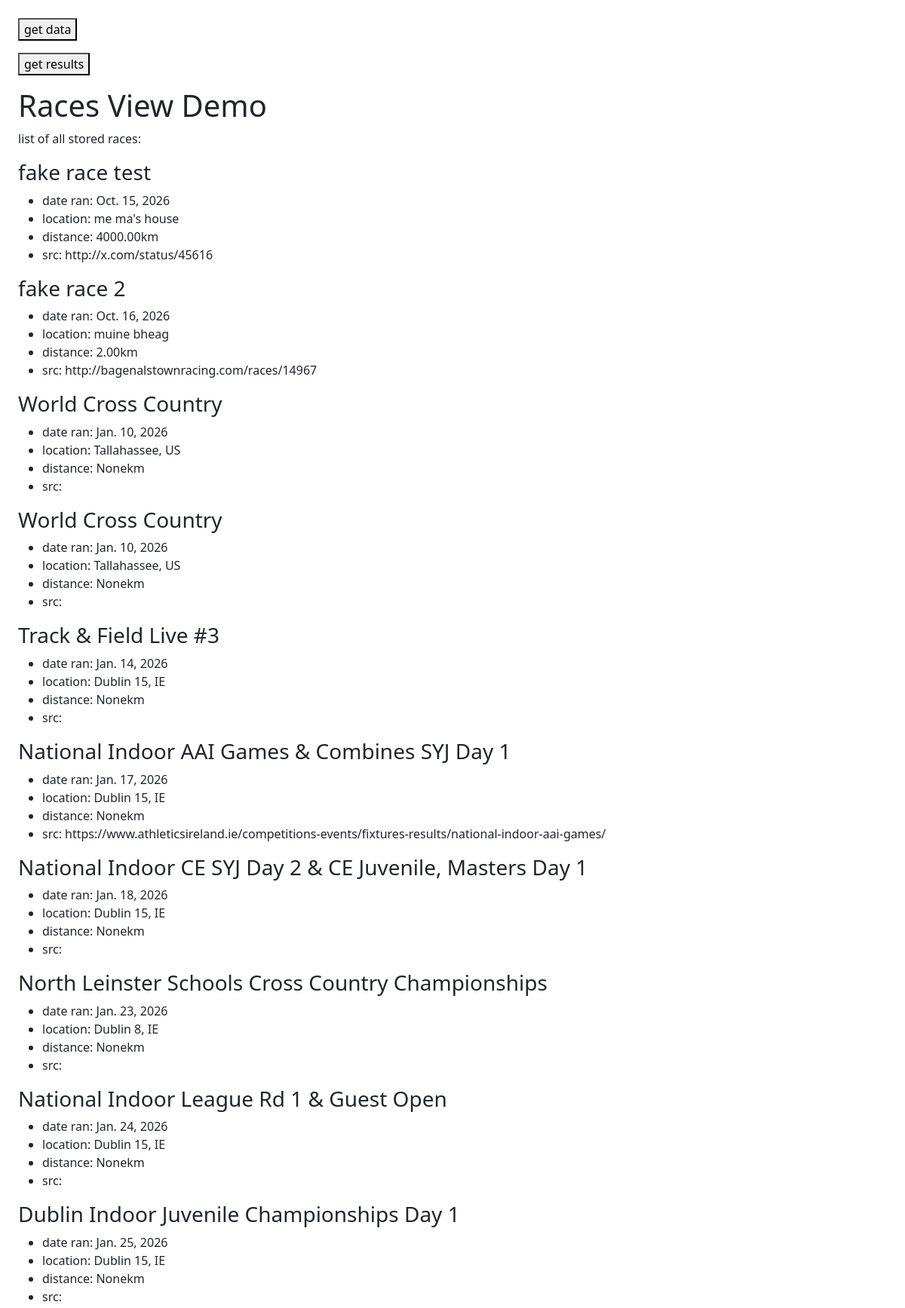
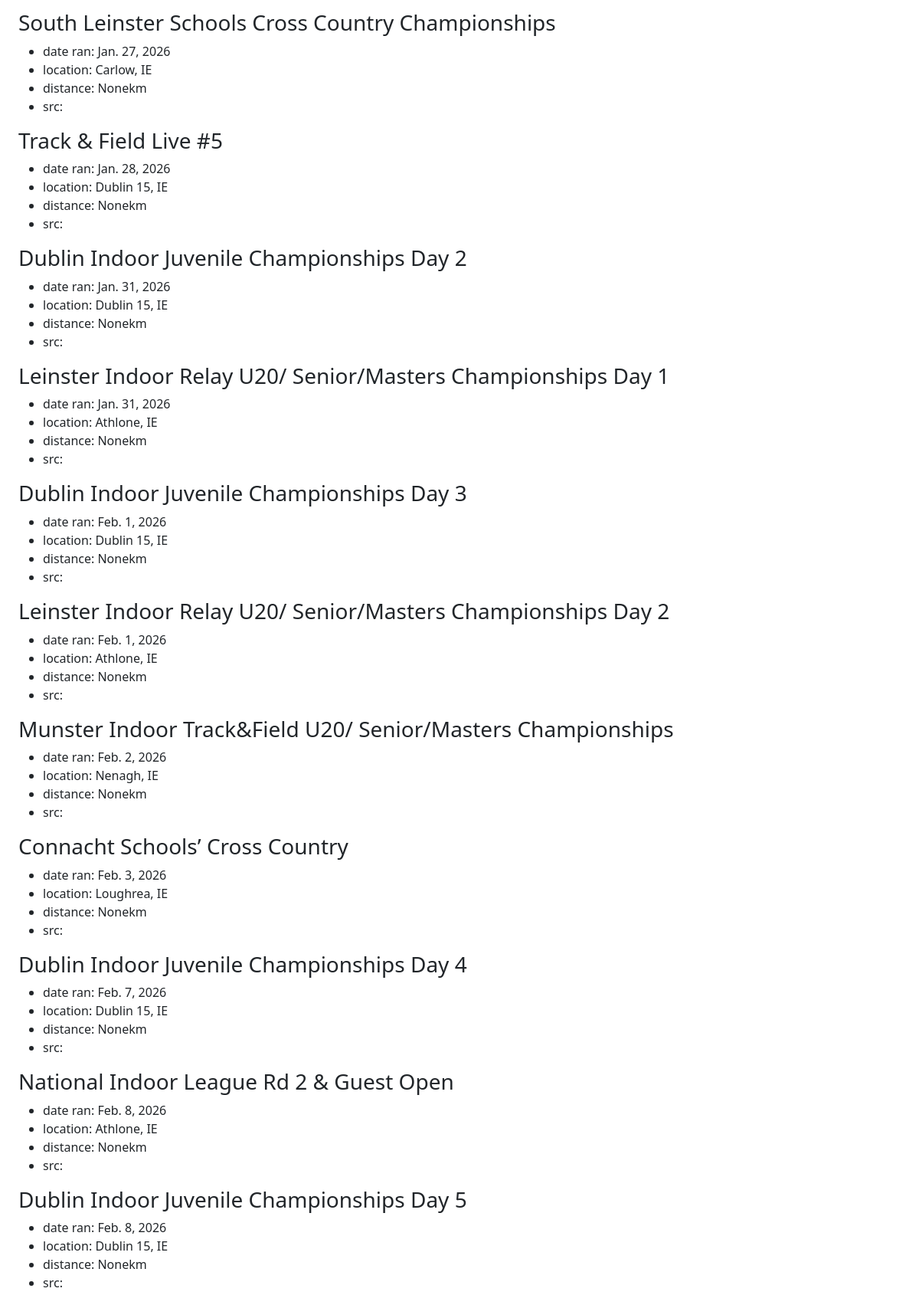
/demo/ (upper part), run on the app's committed database (2 pictures, top to bottom).
### core_api/models.py (models this page shows)
class Race(models.Model):
    created = models.DateTimeField(auto_now_add=True)
    title = models.CharField(max_length=100, blank=True, default="")
    dateRan = models.DateField()
    location = models.CharField(max_length=200, blank=True, default="")
    distanceKm = models.DecimalField(max_digits=6, decimal_places=2, null=True, blank=True)
    source = models.CharField(max_length=100)
    sourceId = models.CharField(max_length=100, blank=True, default="")
    sourceUrl = models.URLField(blank=True, default="")
    class Meta:
        constraints = [
            models.UniqueConstraint(fields=["source", "sourceId"], name="unique_race_per_source")
        ]

### core_api/views.py (the view)
def demo(request):
    template = loader.get_template('demo.html')
    races = Race.objects.all().values()
    context = {
        "races": races
    }
    return HttpResponse(template.render(context, request))

### core_api/templates/demo.html (shortened to what this page needs)
{% extends "base.html" %}
{% block content %}
<h1>Races View Demo</h1>
<p>list of all stored races:</p>
{% for race in races %}
        <h3>{{ race.title }}</h3>
        <ul>
            <li>date ran: {{ race.dateRan }}</li>
            <li>location: {{ race.location }}</li>
            <li>distance: {{ race.distanceKm }}km</li>
            <li>src:      {{ race.sourceUrl }}</li>
        </ul>
    {% endfor %}
{% endblock content %}

### core_api/templates/base.html (style rules this page uses)
body { padding: 24px }

### data on the page
Race: title "fake race test", dateRan "Oct. 15, 2026", location "me ma's house", distanceKm "4000.00", sourceUrl "http://x.com/status/45616"
Race: title "fake race 2", dateRan "Oct. 16, 2026", location "muine bheag", distanceKm "2.00", sourceUrl "http://bagenalstownracing.com/races/14967"
Race: title "World Cross Country", dateRan "Jan. 10, 2026", location "Tallahassee, US", distanceKm "None"
Race: title "World Cross Country", dateRan "Jan. 10, 2026", location "Tallahassee, US", distanceKm "None"
Race: title "Track & Field Live #3", dateRan "Jan. 14, 2026", location "Dublin 15, IE", distanceKm "None"
Race: title "National Indoor AAI Games & Combines SYJ Day 1", dateRan "Jan. 17, 2026", location "Dublin 15, IE", distanceKm "None", sourceUrl "https://www.athleticsireland.ie/competitions-events/fixtures-results/national-indoor-aai-games/"
Race: title "National Indoor CE SYJ Day 2 & CE Juvenile, Masters Day 1", dateRan "Jan. 18, 2026", location "Dublin 15, IE", distanceKm "None"
Race: title "North Leinster Schools Cross Country Championships", dateRan "Jan. 23, 2026", location "Dublin 8, IE", distanceKm "None"
Race: title "National Indoor League Rd 1 & Guest Open", dateRan "Jan. 24, 2026", location "Dublin 15, IE", distanceKm "None"
Race: title "Dublin Indoor Juvenile Championships Day 1", dateRan "Jan. 25, 2026", location "Dublin 15, IE", distanceKm "None"
Race: title "South Leinster Schools Cross Country Championships", dateRan "Jan. 27, 2026", location "Carlow, IE", distanceKm "None"
Race: title "Track & Field Live #5", dateRan "Jan. 28, 2026", location "Dublin 15, IE", distanceKm "None"
Race: title "Dublin Indoor Juvenile Championships Day 2", dateRan "Jan. 31, 2026", location "Dublin 15, IE", distanceKm "None"
Race: title "Leinster Indoor Relay U20/ Senior/Masters Championships Day 1", dateRan "Jan. 31, 2026", location "Athlone, IE", distanceKm "None"
Race: title "Dublin Indoor Juvenile Championships Day 3", dateRan "Feb. 1, 2026", location "Dublin 15, IE", distanceKm "None"
Race: title "Leinster Indoor Relay U20/ Senior/Masters Championships Day 2", dateRan "Feb. 1, 2026", location "Athlone, IE", distanceKm "None"
Race: title "Munster Indoor Track&Field U20/ Senior/Masters Championships", dateRan "Feb. 2, 2026", location "Nenagh, IE", distanceKm "None"
Race: title "Connacht Schools’ Cross Country", dateRan "Feb. 3, 2026", location "Loughrea, IE", distanceKm "None"
Race: title "Dublin Indoor Juvenile Championships Day 4", dateRan "Feb. 7, 2026", location "Dublin 15, IE", distanceKm "None"
Race: title "National Indoor League Rd 2 & Guest Open", dateRan "Feb. 8, 2026", location "Athlone, IE", distanceKm "None"
Race: title "Dublin Indoor Juvenile Championships Day 5", dateRan "Feb. 8, 2026", location "Dublin 15, IE", distanceKm "None"
